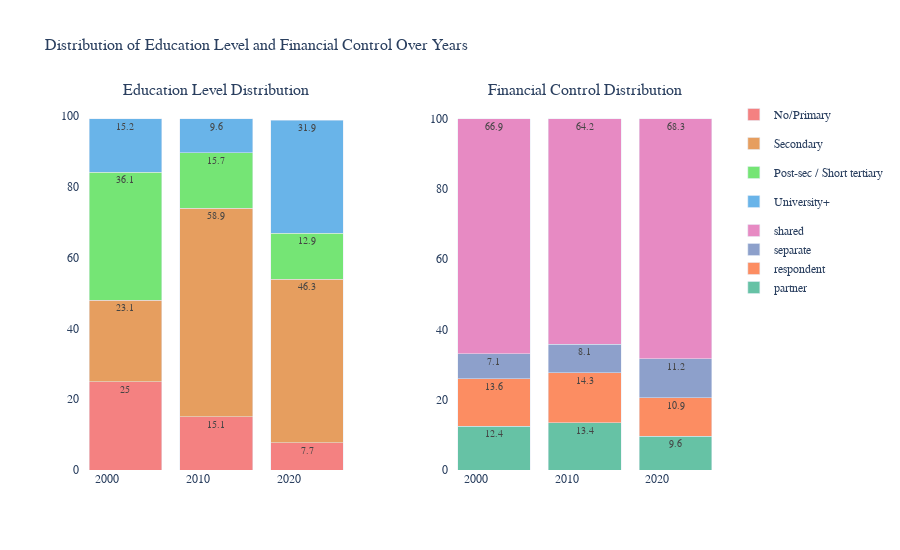

Notebook code for this chart:
### Code cell
years_to_plot = [2002, 2012, 2022]
df_plot = df_combined[df_combined['year'].isin(years_to_plot)].copy()

edu_dist_year = df_plot.groupby(['year', 'educ_4_label']).size().reset_index(name='count')
edu_dist_year_total = df_plot.groupby('year').size().reset_index(name='total')
edu_dist_year = edu_dist_year.merge(edu_dist_year_total, on='year')
edu_dist_year['percentage'] = (edu_dist_year['count'] / edu_dist_year['total']) * 100

df_control = df_plot[df_plot['code_income_control'].notna()].copy()
control_dist_year = df_control.groupby(['year', 'code_income_control']).size().reset_index(name='count')
control_dist_year_total = df_control.groupby('year').size().reset_index(name='total')
control_dist_year = control_dist_year.merge(control_dist_year_total, on='year')
control_dist_year['percentage'] = (control_dist_year['count'] / control_dist_year['total']) * 100

edu_colors = {
    'No/Primary': "#f48181",
    'Secondary': "#e69e5f",
    'Post-sec / Short tertiary': "#75e575",
    'University+': "#69b4e9"
}

fig = make_subplots(
    rows=1, cols=2,
    subplot_titles=('Education Level Distribution', 'Financial Control Distribution'),
    specs=[[{"secondary_y": False}, {"secondary_y": False}]],
    horizontal_spacing=0.15
)

for edu_level in ['No/Primary', 'Secondary', 'Post-sec / Short tertiary', 'University+']:
    edu_data = edu_dist_year[edu_dist_year['educ_4_label'] == edu_level]
    fig.add_trace(
        go.Bar(
            x=edu_data['year'],
            y=edu_data['percentage'],
            name=edu_level,
            marker_color=edu_colors[edu_level],
            text=edu_data['percentage'].round(1),
            textposition='inside',
            textfont=dict(size=10),
            showlegend=True
        ),
        row=1, col=1
    )

control_types_sorted = sorted(df_control['code_income_control'].unique())
control_colors = px.colors.qualitative.Set2

for i, control_type in enumerate(control_types_sorted):
    control_data = control_dist_year[control_dist_year['code_income_control'] == control_type]
    fig.add_trace(
        go.Bar(
            x=control_data['year'],
            y=control_data['percentage'],
            name=control_type,
            marker_color=control_colors[i % len(control_colors)],
            text=control_data['percentage'].round(1),
            textposition='inside',
            textfont=dict(size=10),
            showlegend=True,
            legendgroup='control'
        ),
        row=1, col=2
    )

fig.update_layout(
    title_text='Distribution of Education Level and Financial Control Over Years',
    title_font_size=16,
    height=550,
    width=900,
    font=dict(size=12, family='Arial'),
    plot_bgcolor='white',
    paper_bgcolor='white',
    barmode='stack',
    hovermode='x unified'
)

fig.show()

### Figure 1 — Plotly figure (JSON) as saved in the notebook; plotly's stock layout.template omitted (floating-point values rounded to 4 significant figures)
{"data": [{"marker": {"color": "#f48181"}, "name": "No/Primary", "showlegend": true, "text": [25.0, 15.1, 7.7], "textfont": {"size": 10}, "textposition": "inside", "type": "bar", "x": [2002, 2012, 2022], "xaxis": "x", "y": [24.96, 15.08, 7.693], "yaxis": "y"}, {"marker": {"color": "#e69e5f"}, "name": "Secondary", "showlegend": true, "text": [23.1, 58.9, 46.3], "textfont": {"size": 10}, "textposition": "inside", "type": "bar", "x": [2002, 2012, 2022], "xaxis": "x", "y": [23.07, 58.93, 46.3], "yaxis": "y"}, {"marker": {"color": "#75e575"}, "name": "Post-sec / Short tertiary", "showlegend": true, "text": [36.1, 15.7, 12.9], "textfont": {"size": 10}, "textposition": "inside", "type": "bar", "x": [2002, 2012, 2022], "xaxis": "x", "y": [36.13, 15.73, 12.95], "yaxis": "y"}, {"marker": {"color": "#69b4e9"}, "name": "University+", "showlegend": true, "text": [15.2, 9.6, 31.9], "textfont": {"size": 10}, "textposition": "inside", "type": "bar", "x": [2002, 2012, 2022], "xaxis": "x", "y": [15.2, 9.572, 31.94], "yaxis": "y"}, {"legendgroup": "control", "marker": {"color": "rgb(102,194,165)"}, "name": "partner", "showlegend": true, "text": [12.4, 13.4, 9.6], "textfont": {"size": 10}, "textposition": "inside", "type": "bar", "x": [2002, 2012, 2022], "xaxis": "x2", "y": [12.44, 13.38, 9.569], "yaxis": "y2"}, {"legendgroup": "control", "marker": {"color": "rgb(252,141,98)"}, "name": "respondent", "showlegend": true, "text": [13.6, 14.3, 10.9], "textfont": {"size": 10}, "textposition": "inside", "type": "bar", "x": [2002, 2012, 2022], "xaxis": "x2", "y": [13.56, 14.32, 10.95], "yaxis": "y2"}, {"legendgroup": "control", "marker": {"color": "rgb(141,160,203)"}, "name": "separate", "showlegend": true, "text": [7.1, 8.1, 11.2], "textfont": {"size": 10}, "textposition": "inside", "type": "bar", "x": [2002, 2012, 2022], "xaxis": "x2", "y": [7.108, 8.095, 11.18], "yaxis": "y2"}, {"legendgroup": "control", "marker": {"color": "rgb(231,138,195)"}, "name": "shared", "showlegend": true, "text": [66.9, 64.2, 68.3], "textfont": {"size": 10}, "textposition": "inside", "type": "bar", "x": [2002, 2012, 2022], "xaxis": "x2", "y": [66.89, 64.2, 68.3], "yaxis": "y2"}], "layout": {"annotations": [{"font": {"size": 16}, "showarrow": false, "text": "Education Level Distribution", "x": 0.2125, "xanchor": "center", "xref": "paper", "y": 1, "yanchor": "bottom", "yref": "paper"}, {"font": {"size": 16}, "showarrow": false, "text": "Financial Control Distribution", "x": 0.7875, "xanchor": "center", "xref": "paper", "y": 1, "yanchor": "bottom", "yref": "paper"}], "barmode": "stack", "font": {"family": "Arial", "size": 12}, "height": 550, "hovermode": "x unified", "paper_bgcolor": "white", "plot_bgcolor": "white", "title": {"font": {"size": 16}, "text": "Distribution of Education Level and Financial Control Over Years"}, "width": 900, "xaxis": {"anchor": "y", "domain": [0, 0.425]}, "xaxis2": {"anchor": "y2", "domain": [0.575, 1]}, "yaxis": {"anchor": "x", "domain": [0, 1]}, "yaxis2": {"anchor": "x2", "domain": [0, 1]}}}
